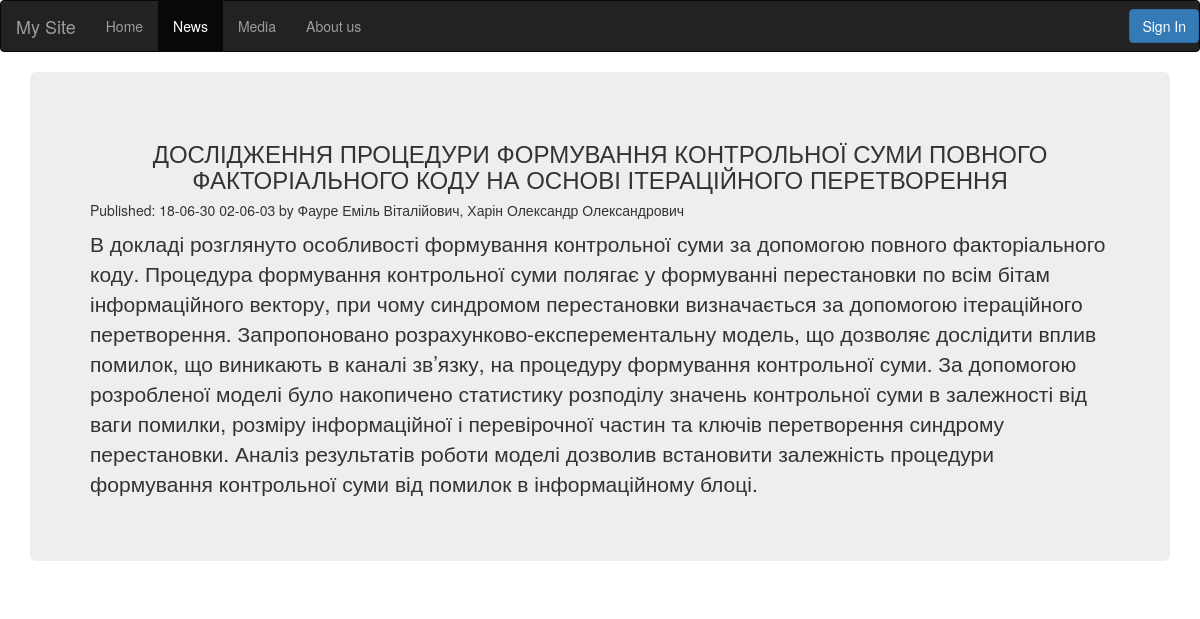
The page /news/2 on the database its author committed.
### News/models.py (models this page shows)
class Article(models.Model):
    Title = models.CharField(max_length=150)
    Content = models.TextField()
    Date = models.DateTimeField()
    Author = models.CharField(max_length=60, default="")

### News/templates/News/post.html
{% extends "HomePage/wrapper.html" %}
{% block content %}
<div class="container">
  <div class="jumbotron">
<h3 class="test-info" align="center">{{article.Title}}</h3>
<h5 class="test-info">Published: {{article.Date|date:"y-m-d h-m-s"}} by {{article.Author}}</h5>
{{article.Content|safe|linebreaks}}
  </div>
</div>
{% endblock %}

### rows shown on the page
Article: Title "ДОСЛІДЖЕННЯ ПРОЦЕДУРИ ФОРМУВАННЯ КОНТРОЛЬНОЇ СУМИ ПОВНОГО ФАКТОРІАЛЬНОГО КОДУ НА ОСНОВІ ІТЕРАЦІЙНОГО ПЕРЕТВОРЕННЯ", Date "18-06-30 02-06-03", Author "Фауре Еміль Віталійович, Харін Олександр Олександрович", Content "В докладі розглянуто особливості формування контрольної суми за допомогою повного факторіального коду. Процедура формування контрольної суми полягає у формуванні перестановки по всім бітам інформаційного вектору, при чому синдромом перестановки визначається за допомогою ітераційного перетворення. Запропоновано розрахунково-експерементальну модель, що дозволяє дослідити вплив помилок, що виникають в каналі зв’язку, на процедуру формування контрольної суми. За допомогою розробленої моделі було накопичено статистику розподілу значень контрольної суми в залежності від ваги помилки, розміру інформаційної і перевірочної частин та ключів перетворення синдрому перестановки. Аналіз результатів…"
